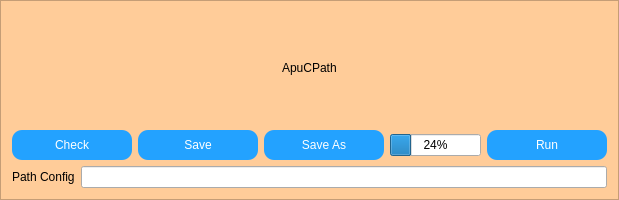
       <widget class="QFrame" name="Frame">
        <property name="sizePolicy">
         <sizepolicy hsizetype="Preferred" vsizetype="Fixed">
          <horstretch>0</horstretch>
          <verstretch>0</verstretch>
         </sizepolicy>
        </property>
        <property name="minimumSize">
         <size>
          <width>0</width>
          <height>200</height>
         </size>
        </property>
        <property name="maximumSize">
         <size>
          <width>16777215</width>
          <height>200</height>
         </size>
        </property>
        <property name="styleSheet">
         <string notr="true">QFrame
{
	background-color: rgba(255, 204, 153);
}
</string>
        </property>
        <property name="frameShape">
         <enum>QFrame::StyledPanel</enum>
        </property>
        <property name="frameShadow">
         <enum>QFrame::Raised</enum>
        </property>
        <layout class="QVBoxLayout" name="verticalLayout_6">
         <item>
          <layout class="QHBoxLayout" name="horizontalLayout_3">
           <item>
            <spacer name="horizontalSpacer">
             <property name="orientation">
              <enum>Qt::Horizontal</enum>
             </property>
             <property name="sizeHint" stdset="0">
              <size>
               <width>40</width>
               <height>20</height>
              </size>
             </property>
            </spacer>
           </item>
           <item>
            <widget class="QLabel" name="label">
             <property name="styleSheet">
              <string notr="true">	font: 87 15pt &quot;Arial Black&quot;;</string>
             </property>
             <property name="text">
              <string>ApuCPath</string>
             </property>
            </widget>
           </item>
           <item>
            <spacer name="horizontalSpacer_2">
             <property name="orientation">
              <enum>Qt::Horizontal</enum>
             </property>
             <property name="sizeHint" stdset="0">
              <size>
               <width>40</width>
               <height>20</height>
              </size>
             </property>
            </spacer>
           </item>
          </layout>
         </item>
         <item>
          <layout class="QHBoxLayout" name="horizontalLayout_20">
           <item>
            <widget class="QPushButton" name="PushButton_Check">
             <property name="sizePolicy">
              <sizepolicy hsizetype="Fixed" vsizetype="Fixed">
               <horstretch>0</horstretch>
               <verstretch>0</verstretch>
              </sizepolicy>
             </property>
             <property name="minimumSize">
              <size>
               <width>120</width>
               <height>30</height>
              </size>
             </property>
             <property name="maximumSize">
              <size>
               <width>120</width>
               <height>30</height>
              </size>
             </property>
             <property name="styleSheet">
              <string notr="true">QPushButton
{
	font: 87 10pt &quot;Arial Black&quot;;
	color: rgb(255, 255, 255);
	background-color: rgb(35, 162, 255);
	border-radius: 10px;
}
QPushButton:pressed
{
background-color: rgb(255, 255, 255);
}
QPushButton:hover
{
background-color: rgb(192, 233, 251);
}
QPushButton:disabled
{
	background-color: rgb(198, 198, 198);
}</string>
             </property>
             <property name="text">
              <string>Check</string>
             </property>
            </widget>
           </item>
           <item>
            <widget class="QPushButton" name="PushButton_Save">
             <property name="sizePolicy">
              <sizepolicy hsizetype="Fixed" vsizetype="Fixed">
               <horstretch>0</horstretch>
               <verstretch>0</verstretch>
              </sizepolicy>
             </property>
             <property name="minimumSize">
              <size>
               <width>120</width>
               <height>30</height>
              </size>
             </property>
             <property name="maximumSize">
              <size>
               <width>120</width>
               <height>30</height>
              </size>
             </property>
             <property name="styleSheet">
              <string notr="true">QPushButton
{
	font: 87 10pt &quot;Arial Black&quot;;
	color: rgb(255, 255, 255);
	background-color: rgb(35, 162, 255);
	border-radius: 10px;
}
QPushButton:pressed
{
background-color: rgb(255, 255, 255);
}
QPushButton:hover
{
background-color: rgb(192, 233, 251);
}
QPushButton:disabled
{
	background-color: rgb(198, 198, 198);
}</string>
             </property>
             <property name="text">
              <string>Save</string>
             </property>
            </widget>
           </item>
           <item>
            <widget class="QPushButton" name="PushButton_SaveAs">
             <property name="sizePolicy">
              <sizepolicy hsizetype="Fixed" vsizetype="Fixed">
               <horstretch>0</horstretch>
               <verstretch>0</verstretch>
              </sizepolicy>
             </property>
             <property name="minimumSize">
              <size>
               <width>120</width>
               <height>30</height>
              </size>
             </property>
             <property name="maximumSize">
              <size>
               <width>120</width>
               <height>30</height>
              </size>
             </property>
             <property name="styleSheet">
              <string notr="true">QPushButton
{
	font: 87 10pt &quot;Arial Black&quot;;
	color: rgb(255, 255, 255);
	background-color: rgb(35, 162, 255);
	border-radius: 10px;
}
QPushButton:pressed
{
background-color: rgb(255, 255, 255);
}
QPushButton:hover
{
background-color: rgb(192, 233, 251);
}
QPushButton:disabled
{
	background-color: rgb(198, 198, 198);
}</string>
             </property>
             <property name="text">
              <string>Save As</string>
             </property>
            </widget>
           </item>
           <item>
            <widget class="QProgressBar" name="ProgressBar_Run">
             <property name="value">
              <number>24</number>
             </property>
            </widget>
           </item>
           <item>
            <widget class="QPushButton" name="PushButton_Run">
             <property name="sizePolicy">
              <sizepolicy hsizetype="Fixed" vsizetype="Fixed">
               <horstretch>0</horstretch>
               <verstretch>0</verstretch>
              </sizepolicy>
             </property>
             <property name="minimumSize">
              <size>
               <width>120</width>
               <height>30</height>
              </size>
             </property>
             <property name="maximumSize">
              <size>
               <width>120</width>
               <height>30</height>
              </size>
             </property>
             <property name="styleSheet">
              <string notr="true">QPushButton
{
	font: 87 10pt &quot;Arial Black&quot;;
	color: rgb(255, 255, 255);
	background-color: rgb(35, 162, 255);
	border-radius: 10px;
}
QPushButton:pressed
{
background-color: rgb(255, 255, 255);
}
QPushButton:hover
{
background-color: rgb(192, 233, 251);
}
QPushButton:disabled
{
	background-color: rgb(198, 198, 198);
}</string>
             </property>
             <property name="text">
              <string>Run</string>
             </property>
            </widget>
           </item>
          </layout>
         </item>
         <item>
          <layout class="QHBoxLayout" name="horizontalLayout_27">
           <item>
            <widget class="QLabel" name="Label_PathConfig">
             <property name="styleSheet">
              <string notr="true">QLabel
{
	border:0px;
	
	font: 87 8pt &quot;Arial Black&quot;;
}</string>
             </property>
             <property name="text">
              <string>Path Config</string>
             </property>
            </widget>
           </item>
           <item>
            <widget class="QLineEdit" name="LineEdit_PathConfig"/>
           </item>
          </layout>
         </item>
        </layout>
       </widget>
